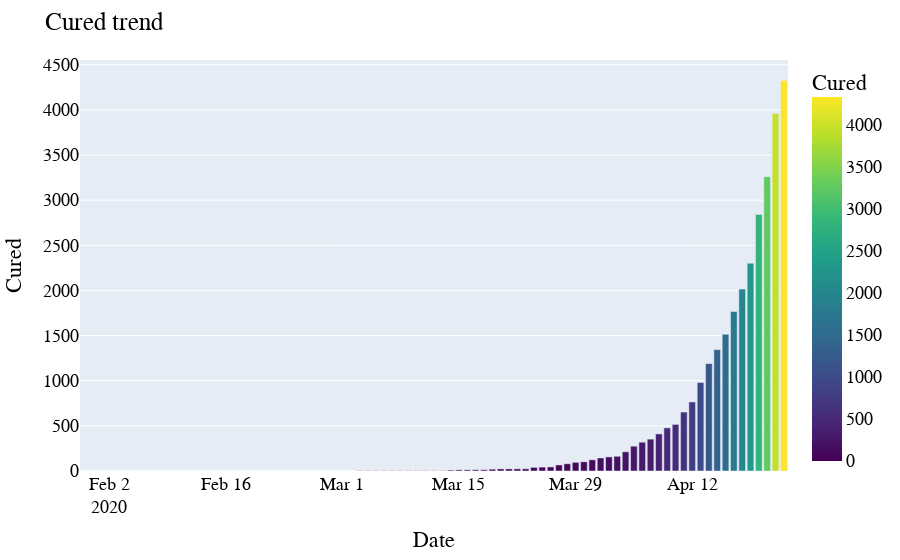

The code cell stored with this chart in its notebook:
### Markdown cell above
## Cured

### Code cell
fig = px.bar(date_group, x='Date', y='Cured', color='Cured', color_continuous_scale=px.colors.sequential.Viridis)

fig.update_layout(
    title="Cured trend",    
    font=dict(
        family="Courier New, monospace",
        size=18,
        color="black"
    )
)

fig.show()
